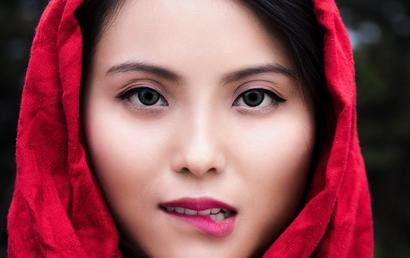
#> input picture data/girl3.jpg, 410 x 258 px
$ python k_mean.py
#> lines starting #> are read from the running program, lines starting #| are printed output that depends on the picture
import matplotlib.image as mpimg
import matplotlib.pyplot as plt
import numpy as np
from sklearn.cluster import KMeans

img = mpimg.imread('../data/girl3.jpg')
#> img is the input picture: shape (258, 410, 3); mean R, G, B 143.1, 77.3, 84.3
plt.imshow(img)
imgplot = plt.imshow(img)
plt.axis('off')
X = img.reshape((img.shape[0]*img.shape[1], img.shape[2]))
for K in [10]:
    kmeans = KMeans(n_clusters=K).fit(X)
    label = kmeans.predict(X)

    img4 = np.zeros_like(X)
    # replace each pixel by its center
    for k in range(K):
        img4[label == k] = kmeans.cluster_centers_[k]
    # reshape and display output image
    img5 = img4.reshape((img.shape[0], img.shape[1], img.shape[2]))
    plt.imshow(img5, interpolation='nearest')
    plt.axis('off')
    plt.show()
#> this loop made 1 pass
#> pass 1, `plt.show()`:
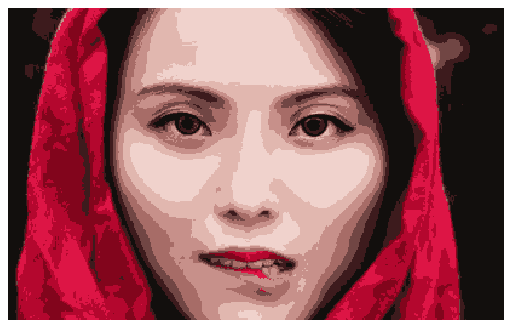
#> figure drawn by matplotlib, 1 panel


# [8 lines of commented-out code are left out]
